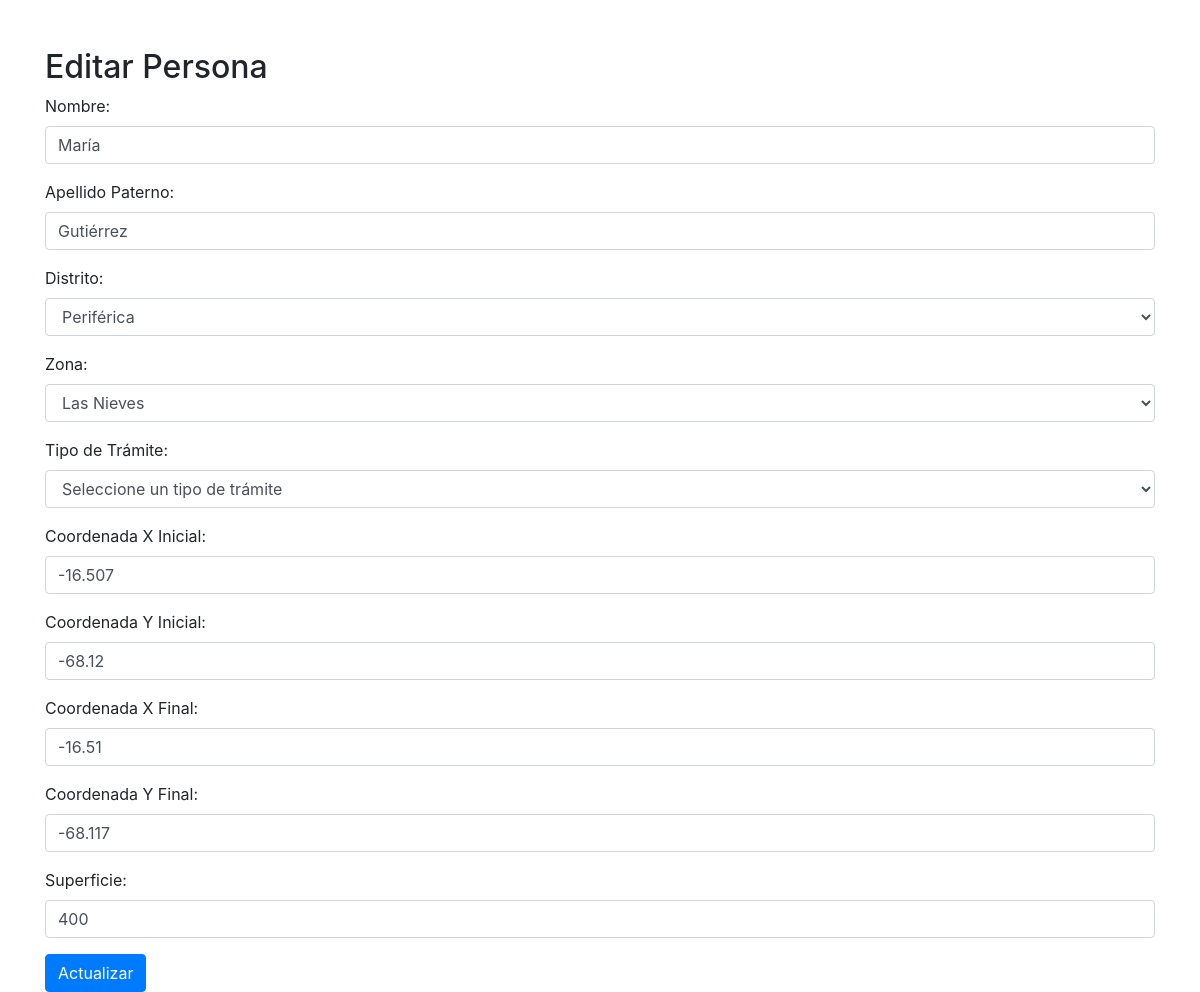
The page /editar_persona.php?ci=9876543 on the database its author committed.
### tables this page shows
CREATE TABLE `catastro` (
  `id` int(11) NOT NULL,
  `zona` varchar(100) DEFAULT NULL,
  `x_ini` float DEFAULT NULL,
  `y_ini` float DEFAULT NULL,
  `x_fin` float DEFAULT NULL,
  `y_fin` float DEFAULT NULL,
  `superficie` float DEFAULT NULL,
  `ci_persona` varchar(20) DEFAULT NULL,
  `distrito` varchar(50) DEFAULT NULL,
  `id_tramite` int(11) DEFAULT NULL,
  `id_zona` int(11) DEFAULT NULL
);

CREATE TABLE `persona` (
  `ci` varchar(20) NOT NULL,
  `nombre` varchar(100) DEFAULT NULL,
  `paterno` varchar(100) DEFAULT NULL
);

### editar_persona.php (the view, shortened to what this page needs)
<?php
include 'tramites.php';
if (isset($_GET['ci'])) {
    $ci = $_GET['ci'];
    $stmt = $pdo->prepare("SELECT * FROM Persona p INNER JOIN Catastro c ON p.ci = c.ci_persona WHERE p.ci = ?");
    $stmt->execute([$ci]);
    $persona = $stmt->fetch();
}
?>
<!DOCTYPE html>
<html lang="es">
<head>
    <link rel="stylesheet" href="https://stackpath.bootstrapcdn.com/bootstrap/4.5.2/css/bootstrap.min.css">
</head>
<body>
    <div class="container mt-5">
        <h2>Editar Persona</h2>
        <form action="actualizar_persona.php" method="post">
            <div class="form-group">
                <label for="nombre">Nombre:</label>
                <input type="text" name="nombre" class="form-control" value="<?= htmlspecialchars($persona['nombre']) ?>" required>
            </div>
            <div class="form-group">
                <label for="paterno">Apellido Paterno:</label>
                <input type="text" name="paterno" class="form-control" value="<?= htmlspecialchars($persona['paterno']) ?>" required>
            </div>
            <div class="form-group">
                <label for="distrito">Distrito:</label>
                <select name="distrito" id="distrito" class="form-control" required>
                    <?php
                    $stmt = $pdo->query("SELECT * FROM distritos");
                    while ($distrito = $stmt->fetch(PDO::FETCH_ASSOC)) {
                        $selected = ($distrito['id'] == $persona['distrito']) ? 'selected' : '';
                        echo "<option value='" . htmlspecialchars($distrito['id']) . "' $selected>" . htmlspecialchars($distrito['nombre']) . "</option>";
                    }
                    ?>
                </select>
            </div>
            <div class="form-group">
                <label for="zona">Zona:</label>
                <select name="zona" id="zona" class="form-control" required>
                    <?php
                    $stmt = $pdo->prepare("SELECT * FROM zonas WHERE id_distrito = ?");
                    $stmt->execute([$persona['distrito']]);
                    while ($zona = $stmt->fetch(PDO::FETCH_ASSOC)) {
                        $selected = ($zona['id'] == $persona['zona']) ? 'selected' : '';
                        echo "<option value='" . htmlspecialchars($zona['id']) . "' $selected>" . htmlspecialchars($zona['nombre']) . "</option>";
                    }
                    ?>
                </select>
            </div>
            <div class="form-group">
                <label for="tipo_tramite">Tipo de Trámite:</label>
                <select name="tipo_tramite" id="tipo_tramite" class="form-control" required>
                    <option value="">Seleccione un tipo de trámite</option>
                </select>
            </div>
            <div class="form-group">
                <label for="x_ini">Coordenada X Inicial:</label>
                <input type="text" name="x_ini" class="form-control" value="<?= htmlspecialchars($persona['x_ini']) ?>" required>
            </div>
            <div class="form-group">
                <label for="y_ini">Coordenada Y Inicial:</label>
                <input type="text" name="y_ini" class="form-control" value="<?= htmlspecialchars($persona['y_ini']) ?>" required>
            </div>
            <div class="form-group">
                <label for="x_fin">Coordenada X Final:</label>
                <input type="text" name="x_fin" class="form-control" value="<?= htmlspecialchars($persona['x_fin']) ?>" required>
            </div>
            <div class="form-group">
                <label for="y_fin">Coordenada Y Final:</label>
                <input type="text" name="y_fin" class="form-control" value="<?= htmlspecialchars($persona['y_fin']) ?>" required>
            </div>
            <div class="form-group">
                <label for="superficie">Superficie:</label>
                <input type="text" name="superficie" class="form-control" value="<?= htmlspecialchars($persona['superficie']) ?>" required>
            </div>
            <input type="submit" class="btn btn-primary" value="Actualizar">
        </form>
    </div>
</body>
</html>

### rows shown on the page
catastro: nombre "María", paterno "Gutiérrez", x_ini "-16.507", y_ini "-68.12", x_fin "-16.51", y_fin "-68.117", superficie "400"

### other values the page prints
form field distrito "Periférica"
form field zona "Las Nieves"
